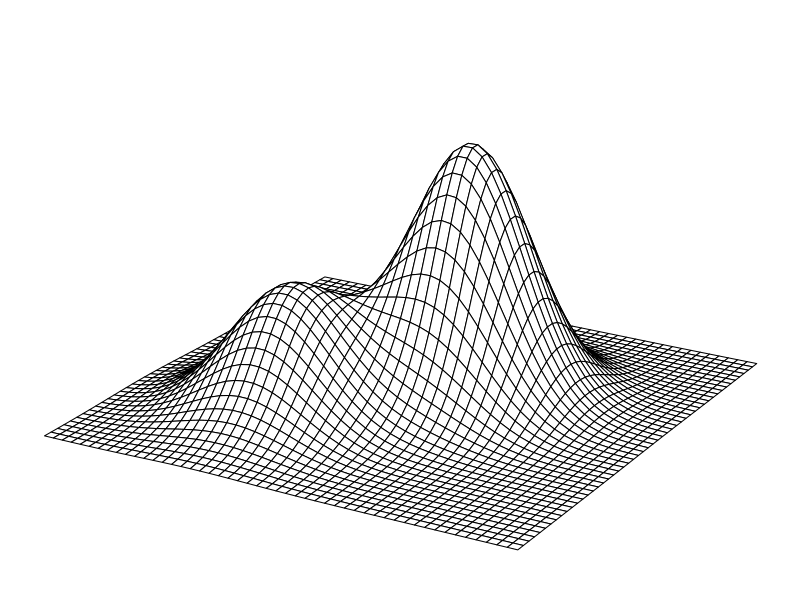

The R source for this figure:
#autor:      Joao Sollari Lopes
#local:      INE, Lisboa
#Rversion:   3.6.1
#criado:     10.07.2017
#modificado: 06.12.2019

#based on https://en.wikipedia.org/wiki/File:Local_maximum.png
f <- function(x,y){
    exp(1)^(-(x^2+y^2))+2*exp(1)^(-((x-1.5)^2+(y-1.5)^2))
}
x <- seq(-2,4,len=50)
y <- seq(-2,4,len=50)
z <- outer(x,y,f)

fnam <- "../images/concept_3.tiff"
tiff(file=fnam,units="in",width=5,height=4,res=300,compression="lzw")
par(mar=c(0.2,0.2,0.2,0.2))
persp(x,y,z,phi=20,theta=30,d=5,expand=0.5,box=FALSE)
dev.off()
